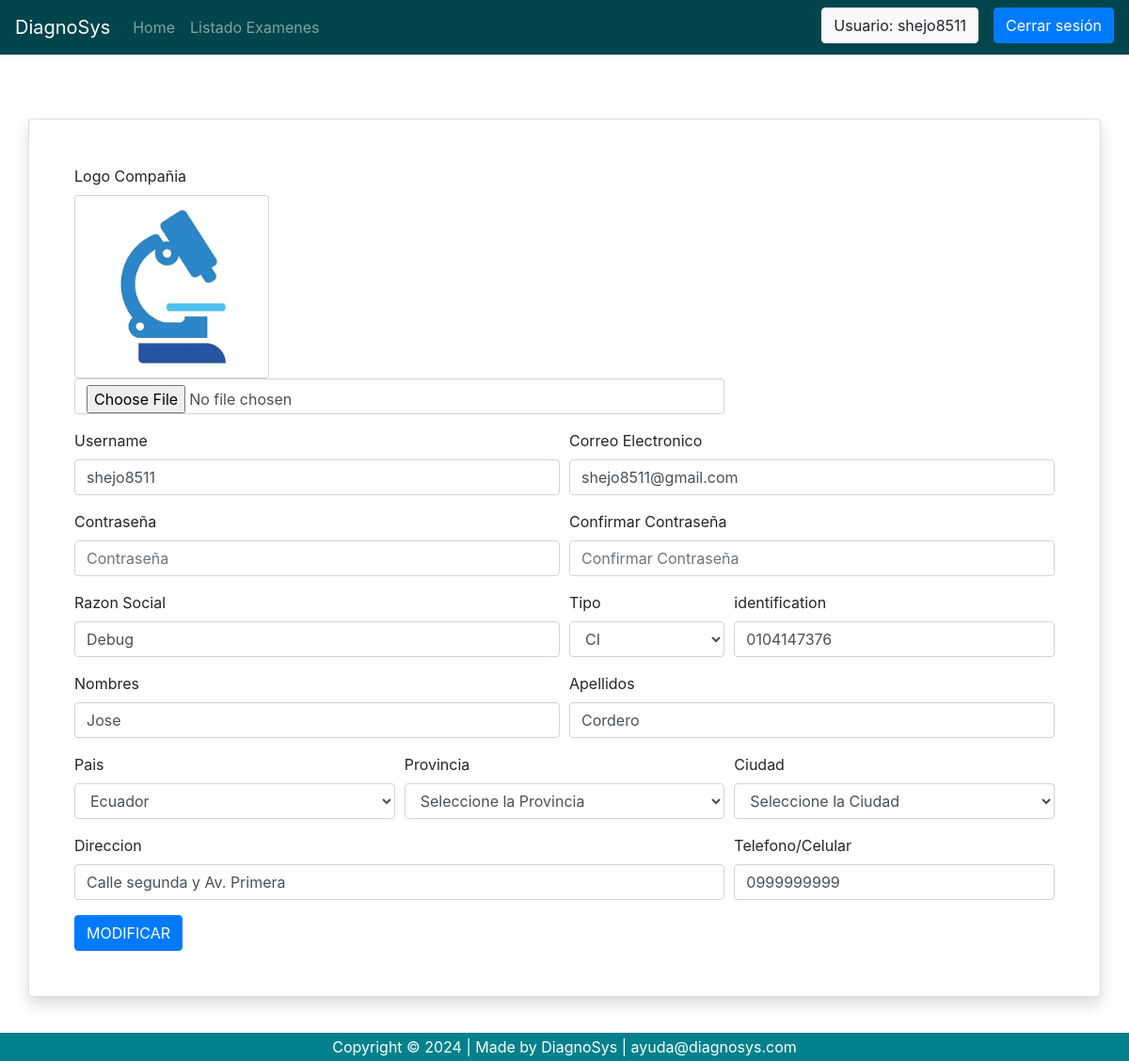
Screenshot of /company/company/company_edit/5/ (signed in) with the database file from the repository.
### company/models.py (models this page shows, shortened)
class Company(models.Model):
    TYPE_IDENTI = (
        ('CI','CI'),
        ('PASS','PASAPORTE'),
        ('RUC','RUC'),
    )
    company_name = models.CharField(verbose_name='Nombre Empresa',max_length=50)
    name = models.CharField(verbose_name='Nombres',max_length=50)
    last_name = models.CharField(verbose_name='Apellidos',max_length=50)
    identification = models.CharField(verbose_name='Identificacion',max_length=13)
    identification_type = models.CharField(verbose_name='Tipo Identificacion',
                                            max_length=10,
                                            choices=TYPE_IDENTI)
    phone = models.CharField(verbose_name='Celular/Telefono',max_length=10)
    address = models.CharField(verbose_name='Direccion',max_length=500)
    registration_date = models.DateTimeField(verbose_name='Fecha de registro',auto_now=True)
    pay_date = models.DateTimeField(verbose_name='Fecha de Pago',blank=True, null=True)
    court_date = models.DateTimeField(verbose_name='Fecha de Corte',blank=True, null=True)
    logo = models.ImageField(upload_to="logos/",blank=True, null=True)
    country = models.ForeignKey(Country, verbose_name="Pais", on_delete=models.PROTECT, related_name='Pais')
    province = models.ForeignKey(Province, verbose_name="Provincia", on_delete=models.PROTECT, related_name='Provincia')
    city = models.ForeignKey(City, verbose_name="Ciudad", on_delete=models.PROTECT, related_name='Ciudad')
    membership = models.ForeignKey(Membership, verbose_name="Membresia", on_delete=models.PROTECT, related_name='Membresia')
    user = models.OneToOneField(User, verbose_name='Usuario - Empresa', on_delete=models.PROTECT, related_name='Empresa')
    create_by = models.ForeignKey(to=settings.AUTH_USER_MODEL, on_delete=models.PROTECT, related_name='comp_create_by', null=True)
    date_creation = models.DateTimeField(auto_now=True,null=True)
    update_by = models.ForeignKey(to=settings.AUTH_USER_MODEL, on_delete=models.PROTECT, related_name='comp_update_by', null=True)
    date_updated = models.DateTimeField(auto_now_add=True,null=True)
    enabled = models.BooleanField(default=True)
    class Meta:
        verbose_name = 'Empresa'
        verbose_name_plural = 'Empresas'
        ordering = ('id','registration_date')

### company/views.py (the view)
# urls.py: path('company/company_edit/<int:company_id>/', views.company_edit, name='company_edit'),
@login_required
@csrf_exempt
def company_edit(request, company_id):
    try:
        company = Company.objects.filter(id=company_id).first()
        country_list = Country.objects.filter(enabled=1)
        print(" company.logo: " + str(company.logo))
        if company:
            user = User.objects.filter(id=company.user_id).first()
        if request.method == 'POST':
            print("POST")
            company_form = CompanyForm(request.POST,request.FILES, instance=company)
            user_form = CustomUserChangeForm(request.POST, instance=user)
            if company_form.is_valid() and user_form.is_valid():
                company = company_form.save(commit=False)  # Evita guardar de inmediato
                company.country = company_form.cleaned_data['country']
                company.province = company_form.cleaned_data['province']
                company.city = company_form.cleaned_data['city']
                company_form.save()
                user_form.save()
                return redirect('home')
        else:
            company_form = CompanyForm(instance=company)
            print("company_form: "+str(company_form))
            print("company.country: "+str(company.country))
            print("company.province: "+str(company.province))
            print("company.city: "+str(company.city))
            user_form = CustomUserChangeForm(instance=user)
        context = {
            'company': company,
            'logo': company.logo,
            'company_form': company_form,
            'user_form': user_form,
            'country_list': country_list,
            'country_id': company.country.id,
            'province_id': company.province.id,
            'city_id': company.city.id
        }
        return render(request,'company_edit.html',context)
    except Exception as e:
        print("566")
        context = {
            'message' : e,
            'company': company,
            'logo': company.logo,
            'company_form': company_form,
            'user_form': user_form,
            'country_list': country_list
        }
        return render(request, 'register.html',context) #{'message' : e,'user_form': user_form, 'company_form': company_form,'company':company})

### user/forms.py
class CustomUserChangeForm(UserChangeForm):
    username = forms.CharField(max_length="50",widget=forms.TextInput(attrs={'class':'form-control','placeholder':'Username'}))
    email = forms.CharField(max_length="50",widget=forms.TextInput(attrs={'class':'form-control','placeholder':'email@ejemplo.com'}))
    password1 = forms.CharField(max_length="50",widget=forms.PasswordInput(attrs={'class':'form-control','placeholder':'Contraseña'}))
    password2 = forms.CharField(max_length="50",widget=forms.PasswordInput(attrs={'class':'form-control','placeholder':'Confirmar Contraseña'}))
    class Meta:
        model = User
        fields = ('username','first_name','last_name','email','password1','password2')

### company/models.py (called while the page is built)
    def __str__(self):
        return self.name

    def __str__(self):
        return self.name

    def __str__(self):
        return self.name

### company/templates/company_edit.html (shortened to what this page needs)
{% extends 'base.html' %}
{% load static %}
{% block content %}
  <div class="container">
    <div class="row">
        <div class="card border-2 shadow rounded-3 my-5">
          <div class="card-body p-4 p-sm-5">
            <form method="POST" enctype="multipart/form-data">
              <div class="form-row">
                <div class="form-group col-md-8">
                  <label>Logo Compañia</label></br>
                  {% if logo %}
                    <img src="/media/{{logo}}" name="logo" id="logo" class="form-control" style="width:30%; height:auto;">
                  {% else %}
                      <p>No hay imagen cargada</p>
                  {% endif %}
                  <div>
                    <input type="file" name="logo" id="logo" class="form-control">
                  </div>
                </div>
                <div class="form-group col-md-6">
                  <label for="inputUsername">Username</label>
                  {{user_form.username}}
                </div>
                <div class="form-group col-md-6">
                    <label for="inputEmail">Correo Electronico</label>
                    {{user_form.email}}
                  </div>
                <div class="form-group col-md-6">
                  <label for="inputPassword">Contraseña</label>
                  {{user_form.password1}}
                </div>
                <div class="form-group col-md-6">
                  <label for="inputPassword2">Confirmar Contraseña</label>
                  {{user_form.password2}}
                </div>
              </div>
              <div class="form-row">
                <div class="form-group col-md-6">
                  <label for="inputCompanyName">Razon Social</label>
                  {{company_form.company_name}}
                </div>
                <div class="form-group col-md-2">
                  <label for="inputType">Tipo</label>
                  {{company_form.identification_type}}
                </div>
                <div class="form-group col-md-4">
                  <label for="inputIdentication">identification</label>
                  {{company_form.identification}}
                </div>
              </div>
              <div class="form-row">
                <div class="form-group col-md-6">
                  <label for="inputPname">Nombres</label>
                  {{company_form.name}}
                </div>
                <div class="form-group col-md-6">
                  <label for="inputPname">Apellidos</label>
                  {{company_form.last_name}}
                </div>
              </div>
              <div class="form-row">
                <div class="form-group col-md-4">
                  <label for="country_select">Pais</label>
                  <select name="country" id='country' class="form-control" >
                    {% for country in country_list %}
                      <option value="{{country.pk}}" {% if country.pk == country_id %}selected{% endif %}>{{country.name}}</option>
                    {% endfor %}
                  </select>
                </div>
                <div class="form-group col-md-4">
                  <label for="province_select">Provincia</label>
                  <select name="province" id='province' class="form-control" >
                    <option value="0">Seleccione la Provincia</option>
                  </select>
                </div>
                <div class="form-group col-md-4">
                  <label for="city_select">Ciudad</label>
                  <select name="city" id='city' class="form-control" >
                    <option value="no_city">Seleccione la Ciudad</option>
                  </select>
                </div>
              </div>
              <div class="form-row">
                <div class="form-group col-md-8">
                  <label for="inputAddress">Direccion</label>
                  {{company_form.address}}
                </div>
                <div class="form-group col-md-4" >
                  <label for="inputAddress2">Telefono/Celular</label>
                  {{company_form.phone}}
                </div>
              </div>
              <button type="submit" class="btn btn-primary">MODIFICAR</button>
            </form>
          </div>
        </div>
    </div>
  </div>
{% endblock %}

### user/templates/base.html (shortened to what this page needs)
{% load static %}
<!DOCTYPE html>
<html lang="en">
<head>
    <link rel="stylesheet" href="https://stackpath.bootstrapcdn.com/bootstrap/4.5.0/css/bootstrap.min.css">
    <link rel="stylesheet" href="https://maxcdn.bootstrapcdn.com/font-awesome/4.7.0/css/font-awesome.min.css">
</head>
<body>
    <nav class="navbar navbar-expand-md navbar-dark">
        <a class="navbar-brand" href="{% url 'home' %}">DiagnoSys</a>
        {% if user.is_authenticated %}
        <div class="collapse navbar-collapse" id="collapsibleNavbar">
            <ul class="navbar-nav">
                <li class="nav-item">
                    <a class="nav-link" href="{% url 'home' %}">Home</a>
                </li>
                <li class="nav-item">
                    <a class="nav-link" href="{% url 'list_patients' %}">Listado Examenes</a>
                </li>
            </ul>
          <div class="navbar-nav ml-auto action-buttons mb-1">
             <a href="{% url 'company_edit' company_id=company.id %}" class="mr-3 btn btn-light">Usuario: {{user.username}}</a>
              <a class="btn btn-primary" href="{% url 'signout' %}" role="button">Cerrar sesión</a>
            </div>
        </div>
        {% endif %}
    </nav>
    {% block content %}
    {% endblock %}
    <footer class="footer" >
        <div class='cr-con'>Copyright &copy; 2024 | Made by DiagnoSys | <a href="mailto:ayuda@diagnosys.com" class="text-white">ayuda@diagnosys.com</a></div>
    </footer>
</body>
</html>

### user/templates/base.html (style rules this page uses)
nav { margin-bottom: 20px; background-color: #00454b; }
footer { background-color: #02818c; margin-top: 20px; }
footer .cr-con { background-color: #02818c; position: fixed; bottom: 0; left: 0; right: 0; width: 100%; color: white; padding: 0.2rem 2rem; text-align: center; }

### rows the page displays
Company: logo (picture), company_name "Debug", identification_type "CI", identification "0104147376", name "Jose", last_name "Cordero", address "Calle segunda y Av. Primera", phone "0999999999"

### other values shown
{{ user.username }} "shejo8511"
form field country "Ecuador"
